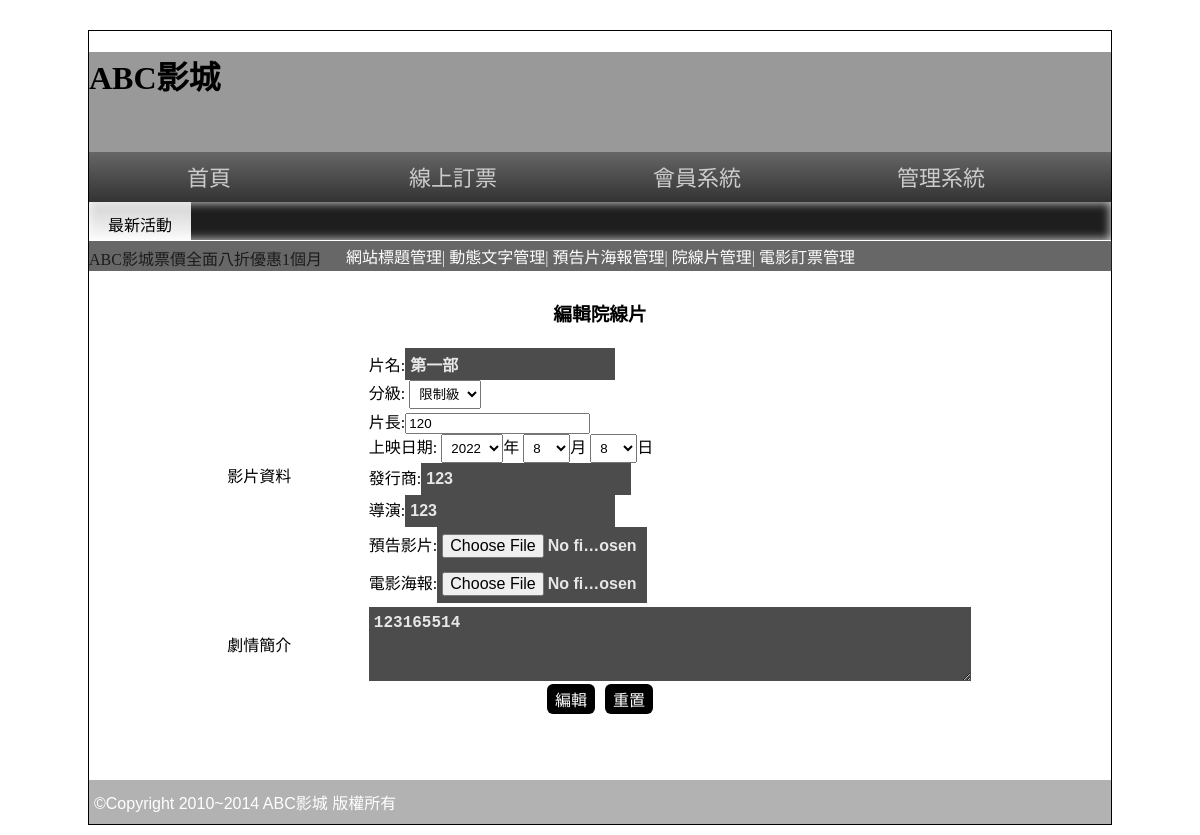
Page /back.php?do=edit_movie&id=1 (signed in) on the committed database.
### tables this page shows
CREATE TABLE `movie` (
  `id` int(11) UNSIGNED NOT NULL,
  `name` varchar(64) NOT NULL,
  `level` varchar(10) NOT NULL,
  `length` int(10) UNSIGNED NOT NULL,
  `ondate` date NOT NULL,
  `publish` text NOT NULL,
  `director` text NOT NULL,
  `trailer` text NOT NULL,
  `poster` text NOT NULL,
  `intro` text NOT NULL,
  `sh` int(10) UNSIGNED NOT NULL,
  `rank` int(10) UNSIGNED NOT NULL
);

### base.php (called while the page is built, shortened)
<?php
class DB{
    protected $dsn='mysql:host=localhost;charset=utf8;dbname=db03';
    protected $table;
    protected $pdo;
    function __construct($table)
    {
        $this->table=$table;
        $this->pdo=new PDO($this->dsn,'root','');
    }
   function find($arg){
    $sql="select * from $this->table where";
        if(is_array($arg)){
            foreach($arg as $key => $val){
                $tmp[]="`$key`='$val'";
            }
            $sql .=  join(" && ",$tmp);
        }else{
            $sql .= " `id`='$arg'";
        }
    return $this->pdo->query($sql)->fetch(PDO::FETCH_ASSOC);
   }
}
$Movie=new DB('movie');
?>

### back/edit_movie.php (the view, shortened to what this page needs)
<?php
$row=$Movie->find($_GET['id']);
$year=(int)explode('-',$row['ondate'])[0];
$month=(int)explode('-',$row['ondate'])[1];
$day=(int)explode('-',$row['ondate'])[2];
?>
<h3 class="ct">編輯院線片</h3>
<form action="./api/edit_movie.php" method="post" enctype="multipart/form-data">
<table style="width:75%;margin:auto">
    <tr>
        <td>影片資料</td>
        <td>
            <div><label>片名:</label><input type="text" name="name" value="<?=$row['name'];?>"></div>
            <div><label>分級:</label>
                <select name="level">
                    <option value="限制級" <?=($row['level']=='限制級')?'selected':'';?>>限制級</option>
                </select>
            </div>
            <div><label>片長:</label><input type="number" name="length" value="<?=$row['length'];?>"></div>
            <div><label>上映日期:</label>
            <select name="year" >
                <option value="2022" <?=($year==2022)?'selected':'';?>>2022</option>
            </select>年
            <select name="month">
                <option value="8"  <?=($month==8)?'selected':'';?>>8</option>
            </select>月
            <select name="day">
                <?="<option value='{$day}'>{$day}</option>";?>
            </select>日
            </div>
            <div><label>發行商:</label><input type="text" name="publish" value="<?=$row['publish'];?>"></div>
            <div><label>導演:</label><input type="text" name="director" value="<?=$row['director'];?>"></div>
            <div><label>預告影片:</label><input type="file" name="trailer"></div>
            <div><label>電影海報:</label><input type="file" name="poster"></div>
        </td>
    </tr>
    <tr>
        <td>劇情簡介</td>
        <td><textarea name="intro" style="width:98%;height:60px"><?=$row['intro'];?></textarea></td>
    </tr>
</table>
<div class="ct">
    <input type="submit" value="編輯">
    <input type="reset" value="重置">
</div>
</form>

### css/css.css (style rules this page uses)
body { background:url(../icon/b.png); font-family:微軟正黑體; }
select,select option { padding:5px; }
input[type='text'],input[type='file'],input[type='password'],textarea,.button { width:200px; font-size:16px; padding:7px 5px 7px 5px; background:#4C4C4C; color:#E7E7E7; border:none; font:Open Sans,'微軟正黑體'; font-weight:600; }
input[type='button'],input[type='submit'],input[type='reset'],button,.button { background:#000; color:#fff; border:none; cursor:pointer; font-size:16px; text-decoration:none; padding: 3px 8px; border-radius: 6px; margin: 0 3px; }
.ct { text-align:center; }

### rows in the picture
movie: name "第一部", level "限制級", length "120", year "2022", month "8", day "8", publish "123", director "123", intro "123165514"
